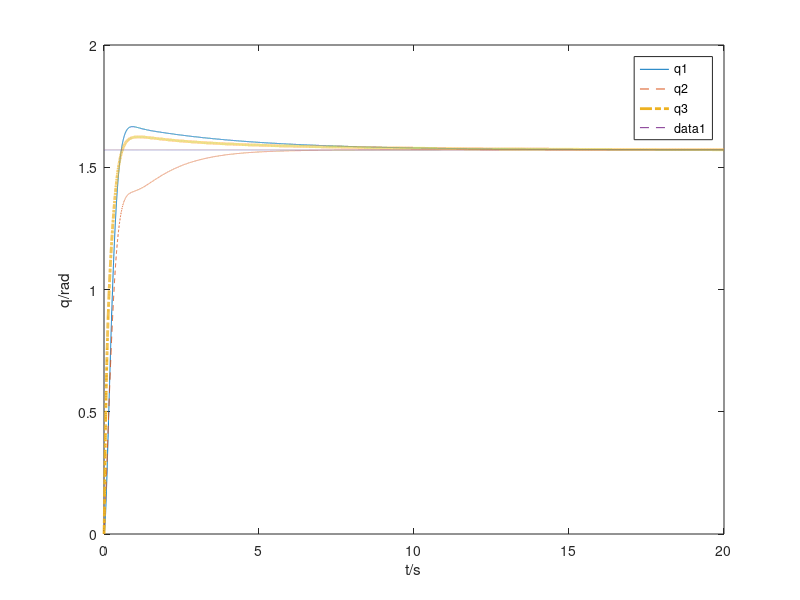

The MATLAB source for this figure:
function main_puma_pid 
[t,x] = ode45(@puma_pid,0:0.001:20,[0 0 0 0 0 0 0 0 0]);

plot(t,x(:,1),'-',t,x(:,2),'--',t,x(:,3),'-.','linewidth',2);
legend('q1','q2','q3');
hold on
plot(t,pi*ones(1,length(t))/2,'--');
xlabel('t/s'),ylabel('q/rad');
hold off
end

function xdot = puma_pid(~,q)
xdot = zeros(9,1);
qd = [pi/2; pi/2; pi/2];

A = [1200 0 0; 0 180 0; 0 0 50];
B = [300 0 0; 0 50 0; 0 0 10];
C = [300 0 0; 0 120 0; 0 0 10];
tau = -A*([q(1);q(2);q(3)]-[qd(1);qd(2);qd(3)])-B*[q(4);q(5);q(6)]-C*[q(7);q(8);q(9)];

xdot(1) = q(4);
xdot(2) = q(5);
xdot(3) = q(6);

H = [22+0.9*cos(q(2))*cos(q(2)), 1.17+1.92*sin(q(2)), -0.3*cos(q(2)+q(3));
    1.17+1.92*sin(q(2)), 1.66, -0.29;
    -0.3*cos(q(2)+q(3)), -0.29, 0.11];
xdot(4:6) = H\(-...
    [-1.8*cos(q(2))*sin(q(2))*q(4)*q(5)+1.92*cos(q(2))*q(5)*q(5)+0.3*sin(q(2)+q(3))*(q(5)+q(6))*q(6);
    91.9*sin(q(2))-3.3*sin(q(2)+q(3))+0.9*sin(q(2))*cos(q(2))*q(4)*q(4)-0.3*sin(q(2)+q(3))*q(4)*q(6);
    0.3*sin(q(2)+q(3))*q(4)*q(5)-3.3*sin(q(2)+q(3))]+tau);
xdot(7:9) = q(1:3)-qd;    
end